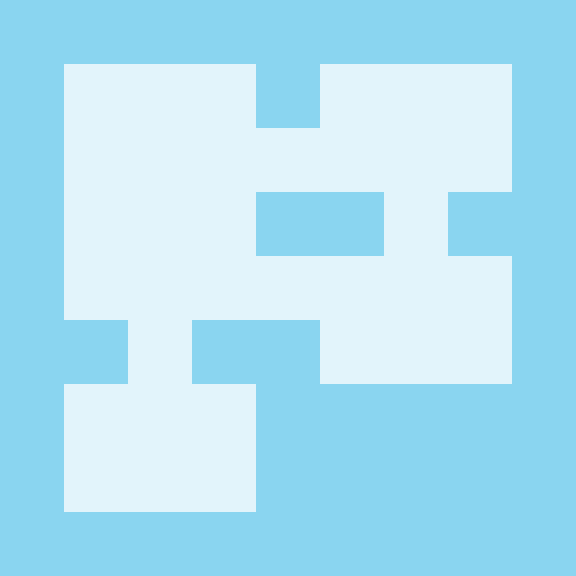

Below is a game level as drawn by its tile map, then a one-line description and the .tmx that defines it (tile-layer data replaced by summaries):
An orthogonal 9x9 tile map with 64x64 px tiles, 1 tile layer (background) and 13 objects (7x operation, 4x condition, player, exit).

<map version="1.0" orientation="orthogonal" width="9" height="9" tilewidth="64" tileheight="64">
 <properties>
  <property name="time" value="17" />
 </properties>
 <tileset firstgid="1" name="tileset" tilewidth="64" tileheight="64" spacing="2" margin="2">
  <image source="../tiles/tiles.png" width="128" height="256" />
  <tile id="1">
   <properties>
    <property name="walkable" value="true" />
   </properties>
  </tile>
 </tileset>
 <layer name="background" width="9" height="9">
  <data>[81 cells, 81 non-empty, 2 distinct tile ids]</data>
 </layer>
 <objectgroup name="objects" width="9" height="9">
  <object name="player" type="player" x="128" y="128" width="64" height="64" />
  <object name="exit" x="128" y="448" width="64" height="64" />
  <object name="=:25" type="condition" x="256" y="256" width="64" height="64" />
  <object name="*:2" type="operation" x="64" y="256" width="64" height="64" />
  <object name="=:50" type="condition" x="128" y="320" width="64" height="64" />
  <object name="=:6" type="condition" x="256" y="128" width="64" height="64" />
  <object name="=:10" type="condition" x="384" y="192" width="64" height="64" />
  <object name="*:3" type="operation" x="192" y="64" width="64" height="64" />
  <object name="+:2" type="operation" x="64" y="64" width="64" height="64" />
  <object name="*:2" type="operation" x="320" y="64" width="64" height="64" />
  <object name="-:2" type="operation" x="448" y="64" width="64" height="64" />
  <object name="*:3" type="operation" x="448" y="320" width="64" height="64" />
  <object name="-:5" type="operation" x="320" y="320" width="64" height="64" />
 </objectgroup>
</map>
